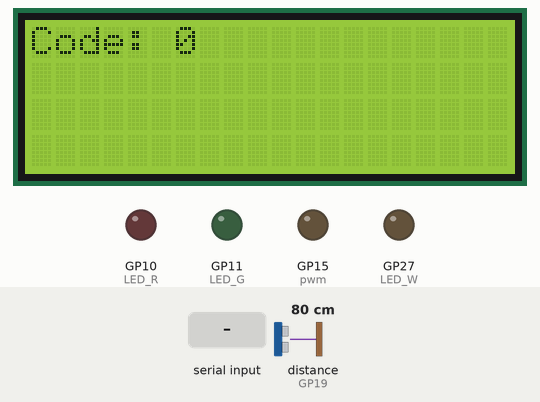
This program was run on a simulated Raspberry Pi Pico running MicroPython. On the bench: 20×4 character LCD, output pins drawn as LEDs (lit = HIGH). Inputs (shaded band) come from the test bench; at power-on: distance to the obstacle (sensor on GP19) 80 cm. The echo pulse lasts 58.3 µs per cm; library files of the repository ran but are not shown: lcd_api.py, pico_i2c_lcd.py; pins used as bus, display or sensor lines are not drawn; what the program prints to the serial console is not drawn.

Above: at 1.2 s.
1.3 s: distance to the obstacle (sensor on GP19) set to 21 cm
5.4 s: distance to the obstacle (sensor on GP19) set to 18 cm
At 6.9 s:
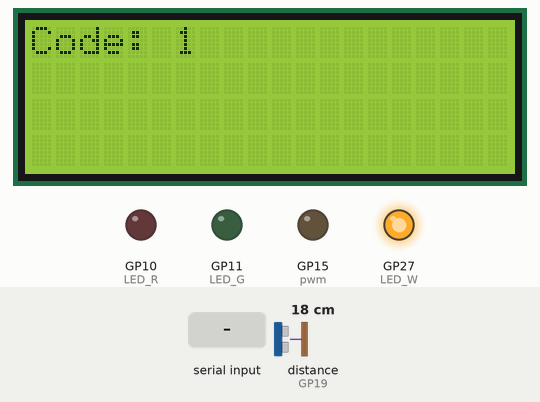
9.5 s: "1" received over the second serial link
At 10.9 s:
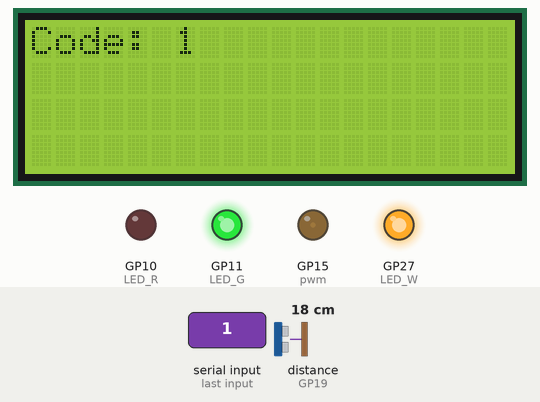
13.6 s: "0" received over the second serial link
At 15.1 s:
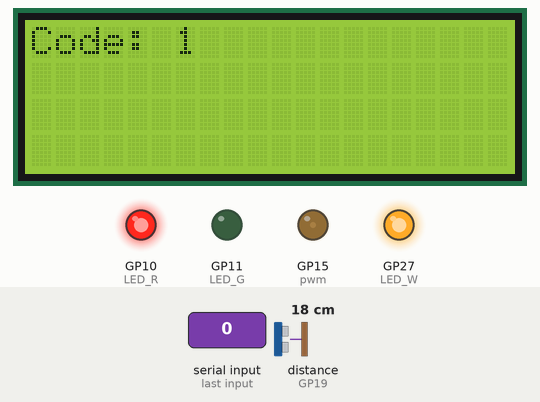
17.7 s: distance to the obstacle (sensor on GP19) set to 35 cm
At 18.7 s:
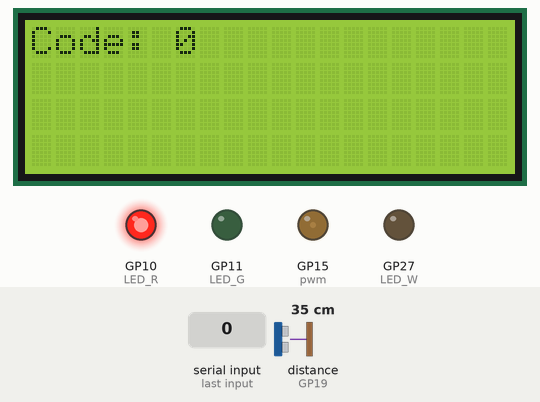
21.8 s: "1" received over the second serial link
At 22.9 s:
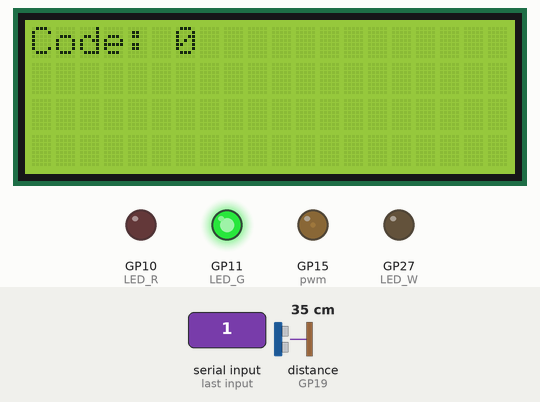
Timing chart, 0 to 24.8 s (numbered marks = the images above; inputs shaded):
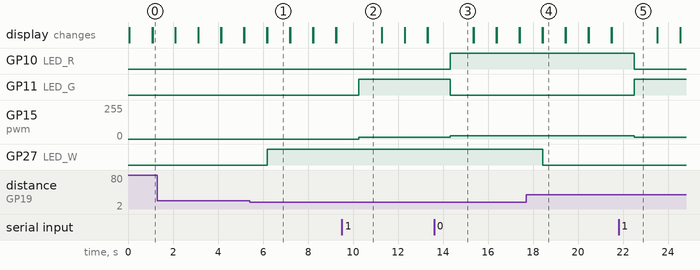

Measured:
- the behaviour switches between 20 and 19 cm on distance to the obstacle (sensor on GP19) (found by bisection; images 0 and 1)
- after the input at 5.4 s, GP27 (LED_W): LOW → HIGH after 0.79 s; the display: first differs from a run without the input after 0.79 s (image 1)
- after the input at 9.5 s, GP11 (LED_G): LOW → HIGH after 0.75 s; GP15 (pwm): 0/255 → 13/255 after 0.75 s
- after the input at 13.6 s, GP10 (LED_R): LOW → HIGH after 0.73 s; GP11 (LED_G): HIGH → LOW after 0.73 s; GP15 (pwm): 13/255 → 26/255 after 0.73 s
- after the input at 17.7 s, GP27 (LED_W): HIGH → LOW after 0.73 s; the display: first differs from a run without the input after 0.73 s (image 4)
- after the input at 21.8 s, GP10 (LED_R): HIGH → LOW after 0.69 s; GP11 (LED_G): LOW → HIGH after 0.69 s; GP15 (pwm): 26/255 → 13/255 after 0.69 s
- what the display in image 1 shows lasts 1.0 s, from 6.2 s to 7.2 s

The program:

main.py
```python
import machine
from machine import Pin, UART, PWM
from machine import I2C
from lcd_api import LcdApi
from pico_i2c_lcd import I2cLcd
from time import sleep_us
import utime


I2C_ADDR     = 0x27
I2C_NUM_ROWS = 4
I2C_NUM_COLS = 20

i2c = I2C(0, sda=machine.Pin(0), scl=machine.Pin(1), freq=400000)
lcd = I2cLcd(i2c, I2C_ADDR, I2C_NUM_ROWS, I2C_NUM_COLS)

MID = 1500000
MIN = 1000000
MAX = 2000000

BT = UART(1, 9600)
LED_G = Pin(11, Pin.OUT)
LED_R = Pin(10, Pin.OUT)
LED_W = Pin(27, Pin.OUT)
pwm = PWM(Pin(15))
trigger = Pin(18, Pin.OUT)
echo = Pin(19, Pin.IN)

def ultra():
   trigger.low()
   utime.sleep_us(2)
   trigger.high()
   utime.sleep_us(3)
   trigger.low()
   while echo.value() == 0:
       signaloff = utime.ticks_us()
   while echo.value() == 1:
       signalon = utime.ticks_us()
   timepassed = signalon - signaloff
   gap = (timepassed * 0.0343) / 2

   if gap < 20:
       print("Item available")
       lcd.clear()
       lcd.move_to(0,0)
       lcd.putstr("Code: 1")
       LED_W.high()
       BT.write('Collect item;')

   elif gap >20:
       print("Box empty")
       lcd.clear()
       lcd.move_to(0,0)
       lcd.putstr("Code: 0")
       LED_W.low()
       BT.write('Box Empty;')

   utime.sleep(1)

def key():
    if BT.any() > 0:
        data = BT.read(1)

        if "1" in data:
            LED_G.high()
            LED_R.low()
            pwm.duty_ns(MIN)

        else:
            LED_G.low()
            LED_R.high()
            pwm.duty_ns(MAX)

pwm.freq(50)

while True:
    ultra()
    key()
```
